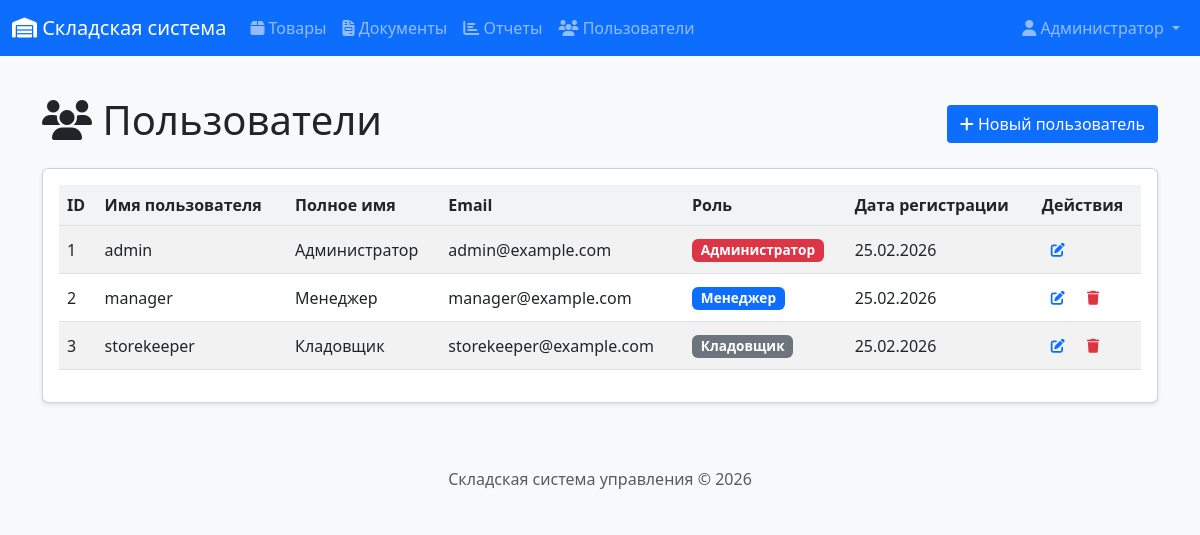
The app's page /auth/users (signed in) with its own data.
### app/models.py (models this page shows, shortened)
class User(UserMixin, db.Model):
    __tablename__ = 'users'
    id = db.Column(db.Integer, primary_key=True)
    username = db.Column(db.String(64), unique=True, nullable=False)
    email = db.Column(db.String(120), unique=True, nullable=False)
    password_hash = db.Column(db.String(256))
    full_name = db.Column(db.String(100))
    role = db.Column(db.String(20), default='manager')  # admin, manager, storekeeper
    created_at = db.Column(db.DateTime, default=datetime.utcnow)
    documents_created = db.relationship('Document', backref='author', lazy='dynamic')
    def is_admin(self):
        return self.role == 'admin'

### app/routes/auth.py (the view)
@bp.route('/users')
@login_required
def user_list():
    if not current_user.is_admin():
        flash('Доступ запрещен', 'danger')
        return redirect(url_for('index'))
    users = User.query.all()
    return render_template('auth/users.html', title='Пользователи', users=users)

### app/__init__.py (called while the page is built)
@login_manager.user_loader
def load_user(user_id):
    from app.models import User
    return User.query.get(int(user_id))

### app/templates/auth/users.html (shortened to what this page needs)
{% extends "base.html" %}
{% block content %}
<div class="d-flex justify-content-between align-items-center mb-3">
    <h1><i class="fas fa-users"></i> Пользователи</h1>
    <a href="{{ url_for('auth.user_create') }}" class="btn btn-primary">
        <i class="fas fa-plus"></i> Новый пользователь
    </a>
</div>
<div class="card">
    <div class="card-body">
        <div class="table-responsive">
            <table class="table table-striped table-hover">
                <thead>
                    <tr>
                        <th>ID</th>
                        <th>Имя пользователя</th>
                        <th>Полное имя</th>
                        <th>Email</th>
                        <th>Роль</th>
                        <th>Дата регистрации</th>
                        <th>Действия</th>
                    </tr>
                </thead>
                <tbody>
                    {% for user in users %}
                    <tr>
                        <td>{{ user.id }}</td>
                        <td>{{ user.username }}</td>
                        <td>{{ user.full_name or '-' }}</td>
                        <td>{{ user.email }}</td>
                        <td>
                            {% if user.role == 'admin' %}
                                <span class="badge bg-danger">Администратор</span>
                            {% elif user.role == 'manager' %}
                                <span class="badge bg-primary">Менеджер</span>
                            {% else %}
                                <span class="badge bg-secondary">Кладовщик</span>
                            {% endif %}
                        </td>
                        <td>{{ user.created_at.strftime('%d.%m.%Y') }}</td>
                        <td>
                            <a href="{{ url_for('auth.user_edit', id=user.id) }}"
                               class="btn btn-sm btn-outline-primary" title="Редактировать">
                                <i class="fas fa-edit"></i>
                            </a>
                            {% if user.id != current_user.id %}
                            <button type="button" class="btn btn-sm btn-outline-danger"
                                    data-bs-toggle="modal" data-bs-target="#deleteModal{{ user.id }}"
                                    title="Удалить">
                                <i class="fas fa-trash"></i>
                            </button>
                            {% endif %}
                        </td>
                    </tr>
                    {% endfor %}
                </tbody>
            </table>
        </div>
    </div>
</div>
{% endblock %}

### app/templates/base.html (shortened to what this page needs)
<!DOCTYPE html>
<html lang="ru">
<head>
    <link href="https://cdn.jsdelivr.net/npm/bootstrap@5.3.0/dist/css/bootstrap.min.css" rel="stylesheet">
    <link rel="stylesheet" href="https://cdnjs.cloudflare.com/ajax/libs/font-awesome/6.4.0/css/all.min.css">
    <link rel="stylesheet" href="{{ url_for('static', filename='css/style.css') }}">
</head>
<body>
    <nav class="navbar navbar-expand-lg navbar-dark bg-primary">
        <div class="container-fluid">
            <a class="navbar-brand" href="{{ url_for('index') }}">
                <i class="fas fa-warehouse"></i> Складская система
            </a>
            <div class="collapse navbar-collapse" id="navbarNav">
                {% if current_user.is_authenticated %}
                <ul class="navbar-nav me-auto">
                    <li class="nav-item">
                        <a class="nav-link" href="{{ url_for('products.product_list') }}">
                            <i class="fas fa-box"></i> Товары
                        </a>
                    </li>
                    <li class="nav-item">
                        <a class="nav-link" href="{{ url_for('documents.document_list') }}">
                            <i class="fas fa-file-invoice"></i> Документы
                        </a>
                    </li>
                    <li class="nav-item">
                        <a class="nav-link" href="{{ url_for('reports.stock_report') }}">
                            <i class="fas fa-chart-bar"></i> Отчеты
                        </a>
                    </li>
                    {% if current_user.is_admin() %}
                    <li class="nav-item">
                        <a class="nav-link" href="{{ url_for('auth.user_list') }}">
                            <i class="fas fa-users"></i> Пользователи
                        </a>
                    </li>
                    {% endif %}
                </ul>
                <ul class="navbar-nav">
                    <li class="nav-item dropdown">
                        <a class="nav-link dropdown-toggle" href="#" role="button" data-bs-toggle="dropdown">
                            <i class="fas fa-user"></i> {{ current_user.full_name or current_user.username }}
                        </a>
                    </li>
                </ul>
                {% endif %}
            </div>
        </div>
    </nav>
    <main class="container mt-4">
        {% block content %}{% endblock %}
    </main>
    <footer class="footer mt-5 py-3 bg-light">
        <div class="container text-center">
            <span class="text-muted">Складская система управления &copy; 2026</span>
        </div>
    </footer>
</body>
</html>

### app/static/css/style.css (style rules this page uses)
body { font-family: 'Segoe UI', Tahoma, Geneva, Verdana, sans-serif; background-color: #f8f9fa; min-height: 100vh; display: flex; flex-direction: column; margin: 0; padding: 0; }
.footer { margin-top: auto; width: 100%; background-color: #f8f9fa; padding: 1rem 0; text-align: center; }
.card { box-shadow: 0 2px 4px rgba(0,0,0,0.1); transition: transform 0.2s; }
.table th { background-color: #f1f3f5; font-weight: 600; }
.table td { vertical-align: middle; }
.badge { font-size: 0.85em; padding: 0.35em 0.65em; display: inline-block; white-space: nowrap; }
.btn { display: inline-block; font-weight: 400; line-height: 1.5; text-align: center; text-decoration: none; vertical-align: middle; cursor: pointer; padding: 0.375rem 0.75rem; font-size: 1rem; border-radius: 0.25rem; border: 1px solid transparent; }
.btn-sm { padding: 0.25rem 0.5rem; font-size: 0.875rem; border-radius: 0.2rem; }
p, strong, span, div { white-space: normal; word-break: normal; }

### records on screen
User: full_name "Администратор", id "1", username "admin", email "admin@example.com", role "Администратор", created_at "25.02.2026"
User: id "2", username "manager", full_name "Менеджер", email "manager@example.com", role "Менеджер", created_at "25.02.2026"
User: id "3", username "storekeeper", full_name "Кладовщик", email "storekeeper@example.com", role "Кладовщик", created_at "25.02.2026"
